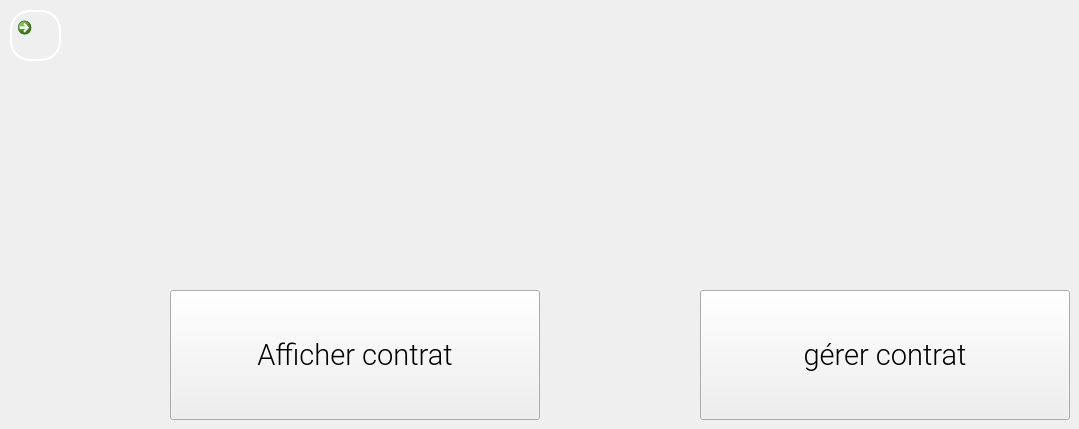
   <widget class="QWidget" name="contrat_2">
    <widget class="QPushButton" name="afficher_c">
     <property name="geometry">
      <rect>
       <x>170</x>
       <y>290</y>
       <width>370</width>
       <height>130</height>
      </rect>
     </property>
     <property name="font">
      <font>
       <family>Roboto Light</family>
       <pointsize>22</pointsize>
      </font>
     </property>
     <property name="text">
      <string>Afficher contrat</string>
     </property>
     <property name="icon">
      <iconset>
       <normaloff>D:/Proj icons/icons8-list-100.png</normaloff>D:/Proj icons/icons8-list-100.png</iconset>
     </property>
     <property name="iconSize">
      <size>
       <width>64</width>
       <height>64</height>
      </size>
     </property>
    </widget>
    <widget class="QPushButton" name="gerer_c">
     <property name="geometry">
      <rect>
       <x>700</x>
       <y>290</y>
       <width>370</width>
       <height>130</height>
      </rect>
     </property>
     <property name="font">
      <font>
       <family>Roboto Light</family>
       <pointsize>22</pointsize>
      </font>
     </property>
     <property name="text">
      <string>gérer contrat</string>
     </property>
     <property name="icon">
      <iconset>
       <normaloff>D:/Proj icons/mng.png</normaloff>D:/Proj icons/mng.png</iconset>
     </property>
     <property name="iconSize">
      <size>
       <width>64</width>
       <height>64</height>
      </size>
     </property>
    </widget>
    <widget class="QCommandLinkButton" name="backtomenu">
     <property name="geometry">
      <rect>
       <x>10</x>
       <y>10</y>
       <width>51</width>
       <height>51</height>
      </rect>
     </property>
     <property name="styleSheet">
      <string notr="true">QPushButton{
 border-width: 2px;
border-style: outset;
border-color: white;
border-radius: 20px;
padding:0 8;
}
QPushButton:hover
{
background:#f5f5f5;
}
QPushButton:pressed{
border-style: inset;
border-radius: 20px;
padding:0 8;
background:#eeeeee;
}</string>
     </property>
     <property name="text">
      <string/>
     </property>
     <property name="iconSize">
      <size>
       <width>32</width>
       <height>32</height>
      </size>
     </property>
    </widget>
   </widget>
